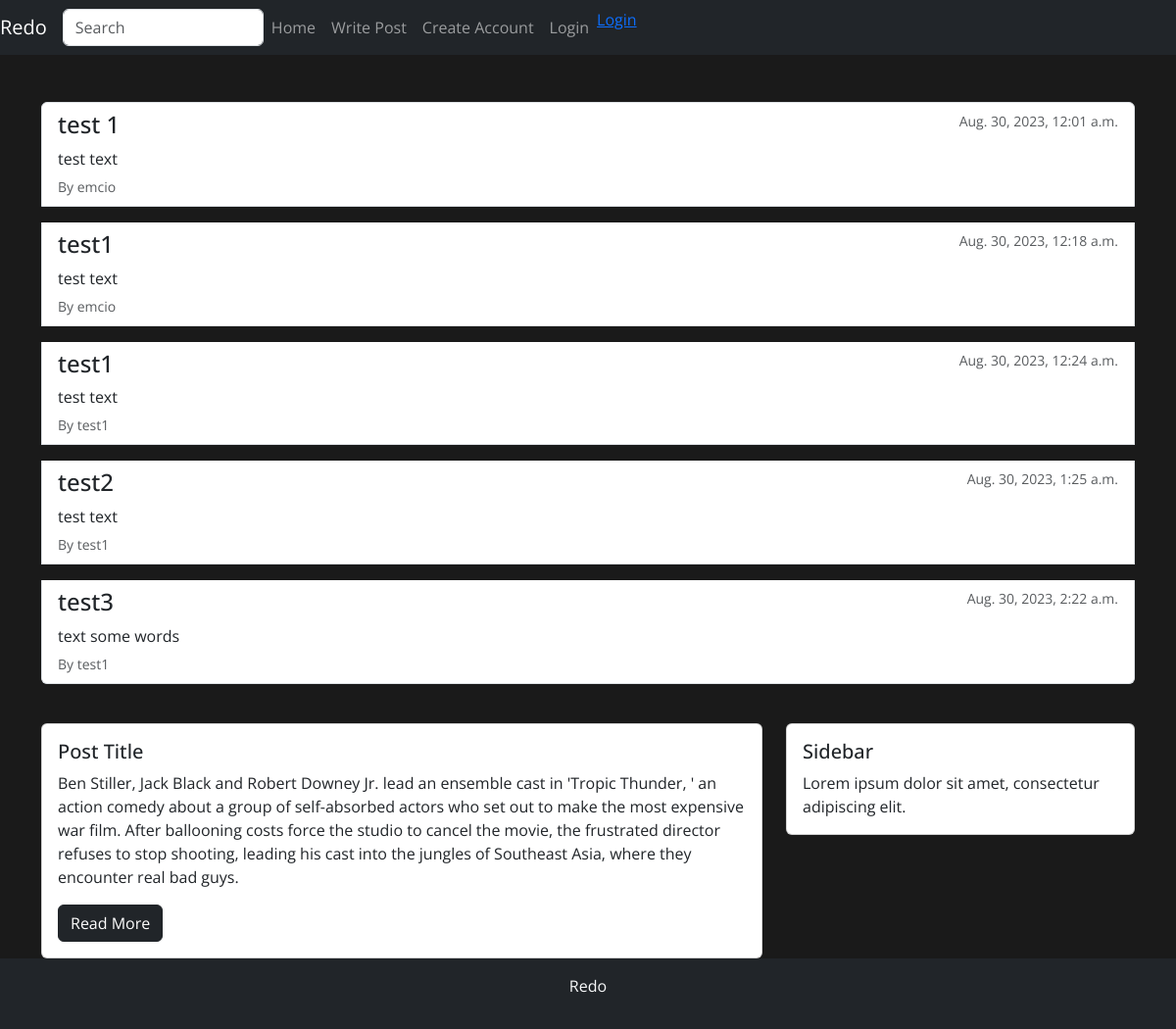
Before: / with the older database file.
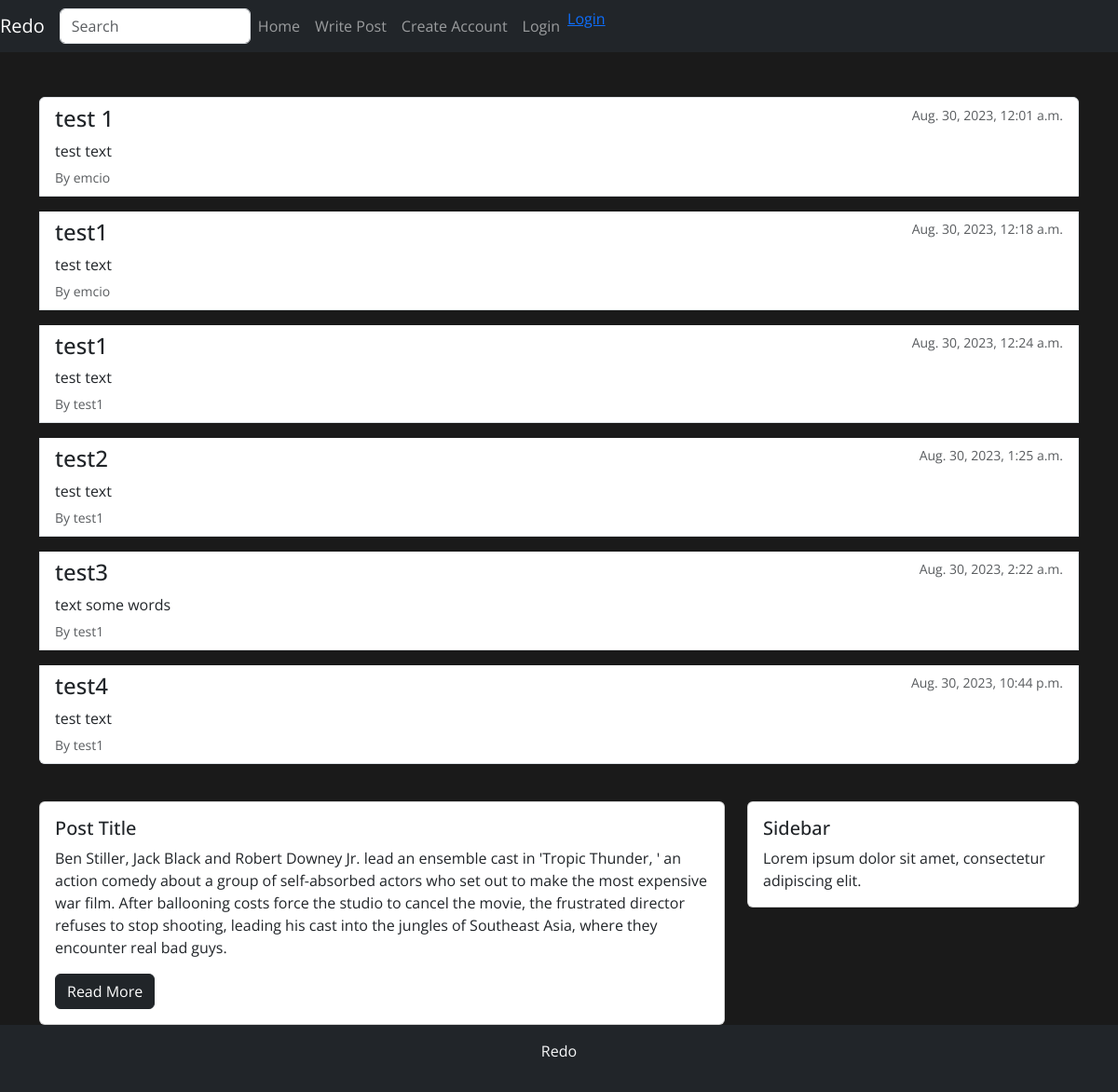
After: the same page with the newer database file.
### posts/models.py (models this page shows, shortened)
class Post(models.Model):
    title = models.CharField(max_length=200)
    content = models.TextField()
    author = models.ForeignKey(User, on_delete=models.CASCADE)
    created_at = models.DateTimeField(auto_now_add=True)

### base/views.py (the view)
# urls.py: path('', homepage, name='home'),
def homepage(request):
    posts = Post.objects.all()
    context = {
        'posts': posts
    }
    return render(request, 'index.html', context)

### base/templates/index.html (shortened to what this page needs)
{% load static %}
<!DOCTYPE html>
<html lang="en">
<head>
    <link href="https://cdn.jsdelivr.net/npm/bootstrap@5.3.1/dist/css/bootstrap.min.css" rel="stylesheet">
    <link href="{% static 'assets/css/style.css' %}" rel="stylesheet">
</head>
<body>
    <nav class="navbar navbar-expand-lg navbar-dark bg-dark">
        <a class="navbar-brand" href="{% url 'home' %}">Redo</a>
        <div class="collapse navbar-collapse" id="navbarNav">
          <form class="form-inline">
            <input class="form-control mr-sm-2" type="search" placeholder="Search" aria-label="Search">
          </form>
          <ul class="navbar-nav ml-auto">
            <li class="nav-item active">
              <a class="nav-link" href="{% url 'home' %}">Home</a>
            </li>
            <li class="nav-item">
              <a class="nav-link" href="{% url 'create_post' %}">Write Post</a>
            </li>
            <li class="nav-item">
              <a class="nav-link" href="{% url 'register' %}">Create Account</a>
            </li>
            <li class="nav-item">
              <a class="nav-link" href="{% url 'login' %}">Login</a>
            </li>
            <li>
              {% if user.is_authenticated %}
              <a href="{% url 'logout' %}">Logout</a>
              {% else %}
              <a href="{% url 'login' %}">Login</a>
              {% endif %}
            </li>
          </ul>
        </div>
      </nav>
      <div class="container mt-5">
        <ul class="list-group">
          {% for post in posts %}
          <li class="list-group-item mb-3">
            <div class="d-flex justify-content-between align-items-start">
              <h2 class="h4 mb-2">{{ post.title }}</h2>
              <small class="text-muted">{{ post.created_at }}</small>
            </div>
            <p class="mb-1">{{ post.content }}</p>
            <small class="text-muted">By {{ post.author.username }}</small>
          </li>
          {% endfor %}
        </ul>
      </div>
      <div class="container mt-4">
        <div class="row">
          <div class="col-md-8">
            <div class="card">
              <div class="card-body">
                <h5 class="card-title">Post Title</h5>
                <p class="card-text">
                    Ben Stiller, Jack Black and Robert Downey Jr. lead an ensemble cast in 'Tropic Thunder,
                    ' an action comedy about a group of self-absorbed actors who set out to make the most
                    expensive war film. After ballooning costs force the studio to cancel the movie, the
                    frustrated director refuses to stop shooting, leading his cast into the jungles of Southeast Asia,
                     where they encounter real bad guys.</p>
                <a href="#" class="btn btn-dark">Read More</a>
              </div>
            </div>
          </div>
          <div class="col-md-4">
            <div class="card">
              <div class="card-body">
                <h5 class="card-title">Sidebar</h5>
                <p class="card-text">Lorem ipsum dolor sit amet, consectetur adipiscing elit.</p>
              </div>
            </div>
          </div>
        </div>
      </div>
      <footer class="bg-dark text-light text-center py-3">
        <p>Redo</p>
      </footer>
</body>
</html>

Changed rows visible on the page:
added Post: title "test4", created_at "Aug. 30, 2023, 10:44 p.m.", content "test text", author.username "test1"
